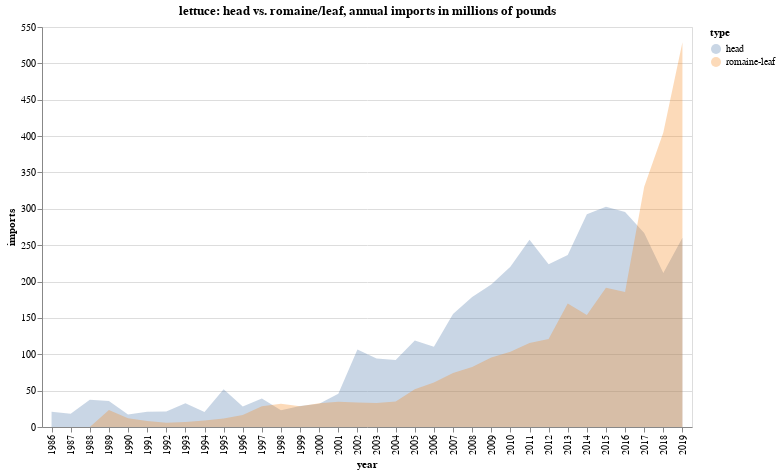

Here is the notebook cell this chart was saved with:
### Markdown cell above
### Annual imports, by type

### Code cell
alt.Chart(df).mark_area(opacity=0.3).encode(
    x="year:O", y=alt.Y("imports:Q", stack=None), color="type:N"
).properties(
    width=650,
    height=400,
    title="lettuce: head vs. romaine/leaf, annual imports in millions of pounds",
)

### Figure 1 — Vega-Lite specification as saved in the notebook (floating-point values rounded to 4 significant figures)
{"config": {"view": {"continuousWidth": 400, "continuousHeight": 300}}, "data": {"name": "data-bbb7aa83ec02ef429a9794ea2e4ed5ba"}, "mark": {"type": "area", "opacity": 0.3}, "encoding": {"color": {"field": "type", "type": "nominal"}, "x": {"field": "year", "type": "ordinal"}, "y": {"field": "imports", "stack": null, "type": "quantitative"}}, "height": 400, "title": "lettuce: head vs. romaine/leaf, annual imports in millions of pounds", "width": 650, "$schema": "https://vega.github.io/schema/vega-lite/v4.17.0.json", "datasets": {"data-bbb7aa83ec02ef429a9794ea2e4ed5ba": [{"year": 1986, "pop": 240.7, "production": 5829.0, "imports": 20.8, "total_supply": 5850.0, "exports": 553.6, "total": 5279.0, "farm_avail": 21.94, "retail_avail": 20.4, "type": "head"}, {"year": 1987, "pop": 242.8, "production": 6788.0, "imports": 18.3, "total_supply": 6806.0, "exports": 542.5, "total": 6242.0, "farm_avail": 25.71, "retail_avail": 23.91, "type": "head"}, {"year": 1988, "pop": 245.0, "production": 7050.0, "imports": 37.4, "total_supply": 7088.0, "exports": 431.3, "total": 6625.0, "farm_avail": 27.04, "retail_avail": 25.15, "type": "head"}, {"year": 1989, "pop": 247.3, "production": 7523.0, "imports": 35.6, "total_supply": 7559.0, "exports": 463.6, "total": 7095.0, "farm_avail": 28.69, "retail_avail": 26.68, "type": "head"}, {"year": 1990, "pop": 250.1, "production": 7320.0, "imports": 17.2, "total_supply": 7337.0, "exports": 396.9, "total": 6940.0, "farm_avail": 27.75, "retail_avail": 25.8, "type": "head"}, {"year": 1991, "pop": 253.5, "production": 7078.0, "imports": 21.1, "total_supply": 7099.0, "exports": 496.7, "total": 6602.0, "farm_avail": 26.04, "retail_avail": 24.22, "type": "head"}, {"year": 1992, "pop": 256.9, "production": 7081.0, "imports": 21.2, "total_supply": 7102.0, "exports": 476.8, "total": 6625.0, "farm_avail": 25.79, "retail_avail": 23.99, "type": "head"}, {"year": 1993, "pop": 260.3, "production": 6781.0, "imports": 32.7, "total_supply": 6814.0, "exports": 463.6, "total": 6350.0, "farm_avail": 24.4, "retail_avail": 22.69, "type": "head"}, {"year": 1994, "pop": 263.4, "production": 7006.0, "imports": 20.6, "total_supply": 7026.0, "exports": 438.8, "total": 6588.0, "farm_avail": 25.01, "retail_avail": 23.26, "type": "head"}, {"year": 1995, "pop": 266.6, "production": 6235.0, "imports": 51.8, "total_supply": 6287.0, "exports": 377.9, "total": 5909.0, "farm_avail": 22.17, "retail_avail": 20.62, "type": "head"}, {"year": 1996, "pop": 269.7, "production": 6207.0, "imports": 28.3, "total_supply": 6236.0, "exports": 417.5, "total": 5818.0, "farm_avail": 21.57, "retail_avail": 20.06, "type": "head"}, {"year": 1997, "pop": 272.9, "production": 6879.0, "imports": 39.3, "total_supply": 6919.0, "exports": 395.7, "total": 6523.0, "farm_avail": 23.9, "retail_avail": 22.23, "type": "head"}, {"year": 1998, "pop": 276.1, "production": 6546.0, "imports": 22.9, "total_supply": 6569.0, "exports": 404.7, "total": 6164.0, "farm_avail": 22.32, "retail_avail": 20.76, "type": "head"}, {"year": 1999, "pop": 279.3, "production": 7318.0, "imports": 28.9, "total_supply": 7347.0, "exports": 390.0, "total": 6957.0, "farm_avail": 24.91, "retail_avail": 23.17, "type": "head"}, {"year": 2000, "pop": 282.4, "production": 6967.0, "imports": 31.87, "total_supply": 6999.0, "exports": 374.2, "total": 6625.0, "farm_avail": 23.46, "retail_avail": 21.82, "type": "head"}, {"year": 2001, "pop": 285.3, "production": 6892.0, "imports": 45.8, "total_supply": 6937.0, "exports": 378.8, "total": 6559.0, "farm_avail": 22.99, "retail_avail": 21.38, "type": "head"}, {"year": 2002, "pop": 288.1, "production": 6814.0, "imports": 106.6, "total_supply": 6921.0, "exports": 425.9, "total": 6495.0, "farm_avail": 22.54, "retail_avail": 20.96, "type": "head"}, {"year": 2003, "pop": 290.8, "production": 6825.0, "imports": 94.14, "total_supply": 6919.0, "exports": 453.6, "total": 6465.0, "farm_avail": 22.23, "retail_avail": 20.68, "type": "head"}, {"year": 2004, "pop": 293.5, "production": 6623.0, "imports": 92.02, "total_supply": 6715.0, "exports": 476.4, "total": 6238.0, "farm_avail": 21.26, "retail_avail": 19.77, "type": "head"}, {"year": 2005, "pop": 296.2, "production": 6525.0, "imports": 119.0, "total_supply": 6644.0, "exports": 450.1, "total": 6194.0, "farm_avail": 20.91, "retail_avail": 19.45, "type": "head"}, {"year": 2006, "pop": 299.0, "production": 6249.0, "imports": 110.5, "total_supply": 6360.0, "exports": 363.9, "total": 5996.0, "farm_avail": 20.05, "retail_avail": 18.65, "type": "head"}, {"year": 2007, "pop": 302.0, "production": 5747.0, "imports": 155.3, "total_supply": 5903.0, "exports": 353.2, "total": 5550.0, "farm_avail": 18.38, "retail_avail": 17.09, "type": "head"}, {"year": 2008, "pop": 304.8, "production": 5295.0, "imports": 178.9, "total_supply": 5474.0, "exports": 338.4, "total": 5136.0, "farm_avail": 16.85, "retail_avail": 15.67, "type": "head"}, {"year": 2009, "pop": 307.4, "production": 5018.0, "imports": 196.1, "total_supply": 5214.0, "exports": 262.4, "total": 4952.0, "farm_avail": 16.11, "retail_avail": 14.98, "type": "head"}, {"year": 2010, "pop": 309.7, "production": 5012.0, "imports": 220.3, "total_supply": 5232.0, "exports": 299.2, "total": 4933.0, "farm_avail": 15.93, "retail_avail": 14.81, "type": "head"}, {"year": 2011, "pop": 312.0, "production": 4966.0, "imports": 257.4, "total_supply": 5224.0, "exports": 296.4, "total": 4927.0, "farm_avail": 15.79, "retail_avail": 14.69, "type": "head"}, {"year": 2012, "pop": 314.2, "production": 5098.0, "imports": 223.7, "total_supply": 5321.0, "exports": 310.6, "total": 5011.0, "farm_avail": 15.95, "retail_avail": 14.83, "type": "head"}, {"year": 2013, "pop": 316.3, "production": 4515.0, "imports": 236.4, "total_supply": 4751.0, "exports": 292.7, "total": 4459.0, "farm_avail": 14.1, "retail_avail": 13.11, "type": "head"}, {"year": 2014, "pop": 318.6, "production": 4592.0, "imports": 292.5, "total_supply": 4884.0, "exports": 268.3, "total": 4616.0, "farm_avail": 14.49, "retail_avail": 13.48, "type": "head"}, {"year": 2015, "pop": 320.9, "production": 4311.0, "imports": 302.8, "total_supply": 4614.0, "exports": 260.9, "total": 4353.0, "farm_avail": 13.57, "retail_avail": 12.62, "type": "head"}, {"year": 2016, "pop": 323.2, "production": 5384.0, "imports": 295.5, "total_supply": 5680.0, "exports": 269.2, "total": 5410.0, "farm_avail": 16.74, "retail_avail": 15.57, "type": "head"}, {"year": 2017, "pop": 325.2, "production": 4940.0, "imports": 266.8, "total_supply": 5206.0, "exports": 259.9, "total": 4946.0, "farm_avail": 15.21, "retail_avail": 14.15, "type": "head"}, {"year": 2018, "pop": 326.9, "production": 4056.0, "imports": 211.6, "total_supply": 4268.0, "exports": 258.3, "total": 4009.0, "farm_avail": 12.26, "retail_avail": 11.41, "type": "head"}, {"year": 2019, "pop": 328.5, "production": 4145.0, "imports": 260.3, "total_supply": 4405.0, "exports": 243.5, "total": 4161.0, "farm_avail": 12.67, "retail_avail": 11.78, "type": "head"}, {"year": 1986, "pop": 240.7, "production": 571.2, "imports": 0.0, "total_supply": 571.2, "exports": 0.0, "total": 571.2, "farm_avail": 2.374, "retail_avail": 2.207, "type": "romaine-leaf"}, {"year": 1987, "pop": 242.8, "production": 613.0, "imports": 0.0, "total_supply": 613.0, "exports": 0.0, "total": 613.0, "farm_avail": 2.525, "retail_avail": 2.348, "type": "romaine-leaf"}, {"year": 1988, "pop": 245.0, "production": 784.2, "imports": 0.0, "total_supply": 784.2, "exports": 0.0, "total": 784.2, "farm_avail": 3.201, "retail_avail": 2.977, "type": "romaine-leaf"}, {"year": 1989, "pop": 247.3, "production": 915.8, "imports": 23.5, "total_supply": 939.3, "exports": 57.9, "total": 881.4, "farm_avail": 3.563, "retail_avail": 3.314, "type": "romaine-leaf"}, {"year": 1990, "pop": 250.1, "production": 1062.0, "imports": 12.1, "total_supply": 1074.0, "exports": 130.6, "total": 943.1, "farm_avail": 3.77, "retail_avail": 3.506, "type": "romaine-leaf"}, {"year": 1991, "pop": 253.5, "production": 1158.0, "imports": 8.3, "total_supply": 1166.0, "exports": 152.7, "total": 1013.0, "farm_avail": 3.997, "retail_avail": 3.717, "type": "romaine-leaf"}, {"year": 1992, "pop": 256.9, "production": 1389.0, "imports": 5.9, "total_supply": 1395.0, "exports": 195.0, "total": 1200.0, "farm_avail": 4.67, "retail_avail": 4.343, "type": "romaine-leaf"}, {"year": 1993, "pop": 260.3, "production": 1536.0, "imports": 6.8, "total_supply": 1542.0, "exports": 230.2, "total": 1312.0, "farm_avail": 5.042, "retail_avail": 4.689, "type": "romaine-leaf"}, {"year": 1994, "pop": 263.4, "production": 1710.0, "imports": 8.9, "total_supply": 1719.0, "exports": 223.1, "total": 1496.0, "farm_avail": 5.678, "retail_avail": 5.281, "type": "romaine-leaf"}, {"year": 1995, "pop": 266.6, "production": 1787.0, "imports": 11.7, "total_supply": 1799.0, "exports": 227.9, "total": 1571.0, "farm_avail": 5.895, "retail_avail": 5.482, "type": "romaine-leaf"}, {"year": 1996, "pop": 269.7, "production": 1776.0, "imports": 16.57, "total_supply": 1792.0, "exports": 223.4, "total": 1569.0, "farm_avail": 5.818, "retail_avail": 5.41, "type": "romaine-leaf"}, {"year": 1997, "pop": 272.9, "production": 2024.0, "imports": 28.61, "total_supply": 2053.0, "exports": 253.3, "total": 1800.0, "farm_avail": 6.595, "retail_avail": 6.133, "type": "romaine-leaf"}, {"year": 1998, "pop": 276.1, "production": 2077.0, "imports": 31.98, "total_supply": 2109.0, "exports": 282.3, "total": 1826.0, "farm_avail": 6.615, "retail_avail": 6.152, "type": "romaine-leaf"}, {"year": 1999, "pop": 279.3, "production": 2393.0, "imports": 28.41, "total_supply": 2422.0, "exports": 301.2, "total": 2120.0, "farm_avail": 7.592, "retail_avail": 7.06, "type": "romaine-leaf"}, {"year": 2000, "pop": 282.4, "production": 2702.0, "imports": 32.76, "total_supply": 2735.0, "exports": 367.4, "total": 2368.0, "farm_avail": 8.385, "retail_avail": 7.798, "type": "romaine-leaf"}, {"year": 2001, "pop": 285.3, "production": 2646.0, "imports": 34.59, "total_supply": 2681.0, "exports": 390.4, "total": 2290.0, "farm_avail": 8.027, "retail_avail": 7.465, "type": "romaine-leaf"}, {"year": 2002, "pop": 288.1, "production": 3197.0, "imports": 33.66, "total_supply": 3231.0, "exports": 467.0, "total": 2764.0, "farm_avail": 9.594, "retail_avail": 8.922, "type": "romaine-leaf"}, {"year": 2003, "pop": 290.8, "production": 3547.0, "imports": 33.14, "total_supply": 3580.0, "exports": 433.6, "total": 3147.0, "farm_avail": 10.82, "retail_avail": 10.06, "type": "romaine-leaf"}, {"year": 2004, "pop": 293.5, "production": 3971.0, "imports": 35.17, "total_supply": 4006.0, "exports": 489.8, "total": 3517.0, "farm_avail": 11.98, "retail_avail": 11.14, "type": "romaine-leaf"}, {"year": 2005, "pop": 296.2, "production": 3297.0, "imports": 51.91, "total_supply": 3349.0, "exports": 486.3, "total": 2863.0, "farm_avail": 9.666, "retail_avail": 8.989, "type": "romaine-leaf"}, {"year": 2006, "pop": 299.0, "production": 3982.0, "imports": 61.3, "total_supply": 4043.0, "exports": 461.0, "total": 3582.0, "farm_avail": 11.98, "retail_avail": 11.14, "type": "romaine-leaf"}, {"year": 2007, "pop": 302.0, "production": 3865.0, "imports": 74.4, "total_supply": 3939.0, "exports": 453.4, "total": 3486.0, "farm_avail": 11.54, "retail_avail": 10.73, "type": "romaine-leaf"}, {"year": 2008, "pop": 304.8, "production": 3556.0, "imports": 82.56, "total_supply": 3638.0, "exports": 466.1, "total": 3172.0, "farm_avail": 10.41, "retail_avail": 9.678, "type": "romaine-leaf"}, {"year": 2009, "pop": 307.4, "production": 3420.0, "imports": 95.61, "total_supply": 3516.0, "exports": 442.5, "total": 3073.0, "farm_avail": 9.996, "retail_avail": 9.296, "type": "romaine-leaf"}, {"year": 2010, "pop": 309.7, "production": 4039.0, "imports": 103.3, "total_supply": 4143.0, "exports": 422.3, "total": 3720.0, "farm_avail": 12.01, "retail_avail": 11.17, "type": "romaine-leaf"}, {"year": 2011, "pop": 312.0, "production": 4008.0, "imports": 115.4, "total_supply": 4124.0, "exports": 463.7, "total": 3660.0, "farm_avail": 11.73, "retail_avail": 10.91, "type": "romaine-leaf"}, {"year": 2012, "pop": 314.2, "production": 4108.0, "imports": 120.8, "total_supply": 4229.0, "exports": 480.8, "total": 3748.0, "farm_avail": 11.93, "retail_avail": 11.1, "type": "romaine-leaf"}, {"year": 2013, "pop": 316.3, "production": 3927.0, "imports": 169.7, "total_supply": 4097.0, "exports": 482.8, "total": 3614.0, "farm_avail": 11.43, "retail_avail": 10.63, "type": "romaine-leaf"}, {"year": 2014, "pop": 318.6, "production": 3766.0, "imports": 153.9, "total_supply": 3920.0, "exports": 479.7, "total": 3440.0, "farm_avail": 10.8, "retail_avail": 10.04, "type": "romaine-leaf"}, {"year": 2015, "pop": 320.9, "production": 4057.0, "imports": 191.5, "total_supply": 4248.0, "exports": 431.9, "total": 3816.0, "farm_avail": 11.89, "retail_avail": 11.06, "type": "romaine-leaf"}, {"year": 2016, "pop": 323.2, "production": 4938.0, "imports": 185.8, "total_supply": 5124.0, "exports": 427.1, "total": 4697.0, "farm_avail": 14.53, "retail_avail": 13.52, "type": "romaine-leaf"}, {"year": 2017, "pop": 325.2, "production": 4998.0, "imports": 330.4, "total_supply": 5329.0, "exports": 424.1, "total": 4905.0, "farm_avail": 15.08, "retail_avail": 14.03, "type": "romaine-leaf"}, {"year": 2018, "pop": 326.9, "production": 3976.0, "imports": 404.9, "total_supply": 4381.0, "exports": 415.5, "total": 3965.0, "farm_avail": 12.13, "retail_avail": 11.28, "type": "romaine-leaf"}, {"year": 2019, "pop": 328.5, "production": 3968.0, "imports": 529.1, "total_supply": 4497.0, "exports": 438.8, "total": 4058.0, "farm_avail": 12.35, "retail_avail": 11.49, "type": "romaine-leaf"}]}}
